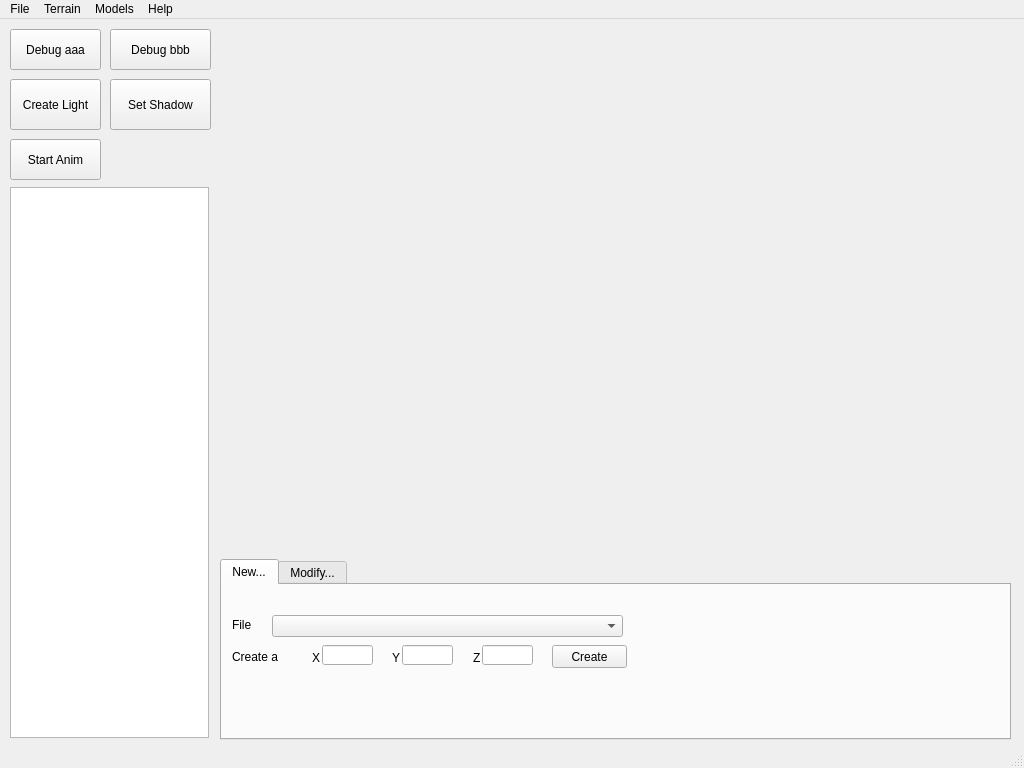
<?xml version="1.0" encoding="UTF-8"?>
<ui version="4.0">
 <class>MainWindow</class>
 <widget class="QMainWindow" name="MainWindow">
  <property name="geometry">
   <rect>
    <x>0</x>
    <y>0</y>
    <width>1024</width>
    <height>768</height>
   </rect>
  </property>
  <property name="minimumSize">
   <size>
    <width>1024</width>
    <height>768</height>
   </size>
  </property>
  <property name="maximumSize">
   <size>
    <width>1024</width>
    <height>768</height>
   </size>
  </property>
  <property name="windowTitle">
   <string>Level Generator</string>
  </property>
  <widget class="QWidget" name="centralwidget">
   <widget class="QWidget" name="horizontalLayoutWidget_2">
    <property name="geometry">
     <rect>
      <x>219</x>
      <y>9</y>
      <width>791</width>
      <height>521</height>
     </rect>
    </property>
    <layout class="QHBoxLayout" name="horizontalLayout_2"/>
   </widget>
   <widget class="QWidget" name="horizontalLayoutWidget_3">
    <property name="geometry">
     <rect>
      <x>220</x>
      <y>540</y>
      <width>791</width>
      <height>181</height>
     </rect>
    </property>
    <layout class="QHBoxLayout" name="horizontalLayout_3">
     <item>
      <widget class="QTabWidget" name="tabWidget">
       <property name="currentIndex">
        <number>0</number>
       </property>
       <widget class="QWidget" name="tab">
        <attribute name="title">
         <string>New...</string>
        </attribute>
        <widget class="QLabel" name="label_5">
         <property name="geometry">
          <rect>
           <x>10</x>
           <y>33</y>
           <width>46</width>
           <height>13</height>
          </rect>
         </property>
         <property name="text">
          <string>File</string>
         </property>
        </widget>
        <widget class="QLineEdit" name="lineEdit_12">
         <property name="geometry">
          <rect>
           <x>260</x>
           <y>60</y>
           <width>51</width>
           <height>20</height>
          </rect>
         </property>
        </widget>
        <widget class="QLineEdit" name="lineEdit_13">
         <property name="geometry">
          <rect>
           <x>180</x>
           <y>60</y>
           <width>51</width>
           <height>20</height>
          </rect>
         </property>
        </widget>
        <widget class="QLineEdit" name="lineEdit_14">
         <property name="geometry">
          <rect>
           <x>100</x>
           <y>60</y>
           <width>51</width>
           <height>20</height>
          </rect>
         </property>
         <property name="inputMask">
          <string>#####; </string>
         </property>
         <property name="text">
          <string/>
         </property>
         <property name="echoMode">
          <enum>QLineEdit::Normal</enum>
         </property>
        </widget>
        <widget class="QLabel" name="label_8">
         <property name="geometry">
          <rect>
           <x>10</x>
           <y>65</y>
           <width>46</width>
           <height>13</height>
          </rect>
         </property>
         <property name="text">
          <string>Create at</string>
         </property>
        </widget>
        <widget class="QLabel" name="label_9">
         <property name="geometry">
          <rect>
           <x>90</x>
           <y>65</y>
           <width>21</width>
           <height>16</height>
          </rect>
         </property>
         <property name="text">
          <string>X</string>
         </property>
        </widget>
        <widget class="QLabel" name="label_10">
         <property name="geometry">
          <rect>
           <x>170</x>
           <y>65</y>
           <width>21</width>
           <height>16</height>
          </rect>
         </property>
         <property name="text">
          <string>Y</string>
         </property>
        </widget>
        <widget class="QLabel" name="label_11">
         <property name="geometry">
          <rect>
           <x>251</x>
           <y>65</y>
           <width>21</width>
           <height>16</height>
          </rect>
         </property>
         <property name="text">
          <string>Z</string>
         </property>
        </widget>
        <widget class="QPushButton" name="pushButton_22">
         <property name="geometry">
          <rect>
           <x>330</x>
           <y>60</y>
           <width>75</width>
           <height>23</height>
          </rect>
         </property>
         <property name="text">
          <string>Create</string>
         </property>
        </widget>
        <widget class="QComboBox" name="comboBox">
         <property name="geometry">
          <rect>
           <x>50</x>
           <y>30</y>
           <width>351</width>
           <height>22</height>
          </rect>
         </property>
        </widget>
       </widget>
       <widget class="QWidget" name="tab_2">
        <attribute name="title">
         <string>Modify...</string>
        </attribute>
        <widget class="QPushButton" name="pushButton">
         <property name="geometry">
          <rect>
           <x>35</x>
           <y>35</y>
           <width>21</width>
           <height>23</height>
          </rect>
         </property>
         <property name="font">
          <font>
           <weight>50</weight>
           <bold>false</bold>
           <stylestrategy>PreferAntialias</stylestrategy>
          </font>
         </property>
         <property name="text">
          <string>&lt;</string>
         </property>
        </widget>
        <widget class="QLineEdit" name="lineEdit">
         <property name="geometry">
          <rect>
           <x>60</x>
           <y>35</y>
           <width>51</width>
           <height>20</height>
          </rect>
         </property>
        </widget>
        <widget class="QPushButton" name="pushButton_2">
         <property name="geometry">
          <rect>
           <x>115</x>
           <y>35</y>
           <width>21</width>
           <height>23</height>
          </rect>
         </property>
         <property name="font">
          <font>
           <weight>50</weight>
           <bold>false</bold>
           <stylestrategy>PreferAntialias</stylestrategy>
          </font>
         </property>
         <property name="text">
          <string>&gt;</string>
         </property>
        </widget>
        <widget class="QLabel" name="label">
         <property name="geometry">
          <rect>
           <x>35</x>
           <y>20</y>
           <width>46</width>
           <height>13</height>
          </rect>
         </property>
         <property name="text">
          <string>Scale</string>
         </property>
        </widget>
        <widget class="QPushButton" name="pushButton_5">
         <property name="geometry">
          <rect>
           <x>115</x>
           <y>65</y>
           <width>21</width>
           <height>23</height>
          </rect>
         </property>
         <property name="font">
          <font>
           <weight>50</weight>
           <bold>false</bold>
           <stylestrategy>PreferAntialias</stylestrategy>
          </font>
         </property>
         <property name="text">
          <string>&gt;</string>
         </property>
        </widget>
        <widget class="QPushButton" name="pushButton_6">
         <property name="geometry">
          <rect>
           <x>35</x>
           <y>65</y>
           <width>21</width>
           <height>23</height>
          </rect>
         </property>
         <property name="font">
          <font>
           <weight>50</weight>
           <bold>false</bold>
           <stylestrategy>PreferAntialias</stylestrategy>
          </font>
         </property>
         <property name="text">
          <string>&lt;</string>
         </property>
        </widget>
        <widget class="QLineEdit" name="lineEdit_3">
         <property name="geometry">
          <rect>
           <x>60</x>
           <y>65</y>
           <width>51</width>
           <height>20</height>
          </rect>
         </property>
        </widget>
        <widget class="QPushButton" name="pushButton_9">
         <property name="geometry">
          <rect>
           <x>115</x>
           <y>95</y>
           <width>21</width>
           <height>23</height>
          </rect>
         </property>
         <property name="font">
          <font>
           <weight>50</weight>
           <bold>false</bold>
           <stylestrategy>PreferAntialias</stylestrategy>
          </font>
         </property>
         <property name="text">
          <string>&gt;</string>
         </property>
        </widget>
        <widget class="QPushButton" name="pushButton_10">
         <property name="geometry">
          <rect>
           <x>35</x>
           <y>95</y>
           <width>21</width>
           <height>23</height>
          </rect>
         </property>
         <property name="font">
          <font>
           <weight>50</weight>
           <bold>false</bold>
           <stylestrategy>PreferAntialias</stylestrategy>
          </font>
         </property>
         <property name="text">
          <string>&lt;</string>
         </property>
        </widget>
        <widget class="QLineEdit" name="lineEdit_5">
         <property name="geometry">
          <rect>
           <x>60</x>
           <y>95</y>
           <width>51</width>
           <height>20</height>
          </rect>
         </property>
        </widget>
        <widget class="QLabel" name="label_3">
         <property name="geometry">
          <rect>
           <x>155</x>
           <y>20</y>
           <width>46</width>
           <height>13</height>
          </rect>
         </property>
         <property name="text">
          <string>Rotation</string>
         </property>
        </widget>
        <widget class="QPushButton" name="pushButton_7">
         <property name="geometry">
          <rect>
           <x>155</x>
           <y>65</y>
           <width>21</width>
           <height>23</height>
          </rect>
         </property>
         <property name="font">
          <font>
           <weight>50</weight>
           <bold>false</bold>
           <stylestrategy>PreferAntialias</stylestrategy>
          </font>
         </property>
         <property name="text">
          <string>&lt;</string>
         </property>
        </widget>
        <widget class="QPushButton" name="pushButton_11">
         <property name="geometry">
          <rect>
           <x>235</x>
           <y>95</y>
           <width>21</width>
           <height>23</height>
          </rect>
         </property>
         <property name="font">
          <font>
           <weight>50</weight>
           <bold>false</bold>
           <stylestrategy>PreferAntialias</stylestrategy>
          </font>
         </property>
         <property name="text">
          <string>&gt;</string>
         </property>
        </widget>
        <widget class="QPushButton" name="pushButton_8">
         <property name="geometry">
          <rect>
           <x>235</x>
           <y>35</y>
           <width>21</width>
           <height>23</height>
          </rect>
         </property>
         <property name="font">
          <font>
           <weight>50</weight>
           <bold>false</bold>
           <stylestrategy>PreferAntialias</stylestrategy>
          </font>
         </property>
         <property name="text">
          <string>&gt;</string>
         </property>
        </widget>
        <widget class="QLineEdit" name="lineEdit_6">
         <property name="geometry">
          <rect>
           <x>180</x>
           <y>95</y>
           <width>51</width>
           <height>20</height>
          </rect>
         </property>
        </widget>
        <widget class="QLineEdit" name="lineEdit_4">
         <property name="geometry">
          <rect>
           <x>180</x>
           <y>65</y>
           <width>51</width>
           <height>20</height>
          </rect>
         </property>
        </widget>
        <widget class="QPushButton" name="pushButton_12">
         <property name="geometry">
          <rect>
           <x>235</x>
           <y>65</y>
           <width>21</width>
           <height>23</height>
          </rect>
         </property>
         <property name="font">
          <font>
           <weight>50</weight>
           <bold>false</bold>
           <stylestrategy>PreferAntialias</stylestrategy>
          </font>
         </property>
         <property name="text">
          <string>&gt;</string>
         </property>
        </widget>
        <widget class="QPushButton" name="pushButton_13">
         <property name="geometry">
          <rect>
           <x>155</x>
           <y>95</y>
           <width>21</width>
           <height>23</height>
          </rect>
         </property>
         <property name="font">
          <font>
           <weight>50</weight>
           <bold>false</bold>
           <stylestrategy>PreferAntialias</stylestrategy>
          </font>
         </property>
         <property name="text">
          <string>&lt;</string>
         </property>
        </widget>
        <widget class="QPushButton" name="pushButton_14">
         <property name="geometry">
          <rect>
           <x>155</x>
           <y>35</y>
           <width>21</width>
           <height>23</height>
          </rect>
         </property>
         <property name="font">
          <font>
           <weight>50</weight>
           <bold>false</bold>
           <stylestrategy>PreferAntialias</stylestrategy>
          </font>
         </property>
         <property name="text">
          <string>&lt;</string>
         </property>
        </widget>
        <widget class="QLineEdit" name="lineEdit_7">
         <property name="geometry">
          <rect>
           <x>180</x>
           <y>35</y>
           <width>51</width>
           <height>20</height>
          </rect>
         </property>
        </widget>
        <widget class="QLabel" name="label_4">
         <property name="geometry">
          <rect>
           <x>275</x>
           <y>20</y>
           <width>46</width>
           <height>13</height>
          </rect>
         </property>
         <property name="text">
          <string>Traslation</string>
         </property>
        </widget>
        <widget class="QPushButton" name="pushButton_15">
         <property name="geometry">
          <rect>
           <x>275</x>
           <y>65</y>
           <width>21</width>
           <height>23</height>
          </rect>
         </property>
         <property name="font">
          <font>
           <weight>50</weight>
           <bold>false</bold>
           <stylestrategy>PreferAntialias</stylestrategy>
          </font>
         </property>
         <property name="text">
          <string>&lt;</string>
         </property>
        </widget>
        <widget class="QPushButton" name="pushButton_16">
         <property name="geometry">
          <rect>
           <x>355</x>
           <y>95</y>
           <width>21</width>
           <height>23</height>
          </rect>
         </property>
         <property name="font">
          <font>
           <weight>50</weight>
           <bold>false</bold>
           <stylestrategy>PreferAntialias</stylestrategy>
          </font>
         </property>
         <property name="text">
          <string>&gt;</string>
         </property>
        </widget>
        <widget class="QPushButton" name="pushButton_17">
         <property name="geometry">
          <rect>
           <x>355</x>
           <y>35</y>
           <width>21</width>
           <height>23</height>
          </rect>
         </property>
         <property name="font">
          <font>
           <weight>50</weight>
           <bold>false</bold>
           <stylestrategy>PreferAntialias</stylestrategy>
          </font>
         </property>
         <property name="text">
          <string>&gt;</string>
         </property>
        </widget>
        <widget class="QLineEdit" name="lineEdit_8">
         <property name="geometry">
          <rect>
           <x>300</x>
           <y>95</y>
           <width>51</width>
           <height>20</height>
          </rect>
         </property>
        </widget>
        <widget class="QLineEdit" name="lineEdit_9">
         <property name="geometry">
          <rect>
           <x>300</x>
           <y>65</y>
           <width>51</width>
           <height>20</height>
          </rect>
         </property>
        </widget>
        <widget class="QPushButton" name="pushButton_18">
         <property name="geometry">
          <rect>
           <x>355</x>
           <y>65</y>
           <width>21</width>
           <height>23</height>
          </rect>
         </property>
         <property name="font">
          <font>
           <weight>50</weight>
           <bold>false</bold>
           <stylestrategy>PreferAntialias</stylestrategy>
          </font>
         </property>
         <property name="text">
          <string>&gt;</string>
         </property>
        </widget>
        <widget class="QPushButton" name="pushButton_19">
         <property name="geometry">
          <rect>
           <x>275</x>
           <y>95</y>
           <width>21</width>
           <height>23</height>
          </rect>
         </property>
         <property name="font">
          <font>
           <weight>50</weight>
           <bold>false</bold>
           <stylestrategy>PreferAntialias</stylestrategy>
          </font>
         </property>
         <property name="text">
          <string>&lt;</string>
         </property>
        </widget>
        <widget class="QPushButton" name="pushButton_20">
         <property name="geometry">
          <rect>
           <x>275</x>
           <y>35</y>
           <width>21</width>
           <height>23</height>
          </rect>
         </property>
         <property name="font">
          <font>
           <weight>50</weight>
           <bold>false</bold>
           <stylestrategy>PreferAntialias</stylestrategy>
          </font>
         </property>
         <property name="text">
          <string>&lt;</string>
         </property>
        </widget>
        <widget class="QLineEdit" name="lineEdit_10">
         <property name="geometry">
          <rect>
           <x>300</x>
           <y>35</y>
           <width>51</width>
           <height>20</height>
          </rect>
         </property>
        </widget>
        <widget class="QLabel" name="label_6">
         <property name="geometry">
          <rect>
           <x>430</x>
           <y>55</y>
           <width>101</width>
           <height>16</height>
          </rect>
         </property>
         <property name="text">
          <string>Current Position</string>
         </property>
        </widget>
        <widget class="QLabel" name="label_7">
         <property name="geometry">
          <rect>
           <x>430</x>
           <y>70</y>
           <width>101</width>
           <height>16</height>
          </rect>
         </property>
         <property name="text">
          <string>[x = 0; y = 0; z = 0]</string>
         </property>
        </widget>
       </widget>
      </widget>
     </item>
    </layout>
   </widget>
   <widget class="QPushButton" name="aaa">
    <property name="geometry">
     <rect>
      <x>10</x>
      <y>10</y>
      <width>91</width>
      <height>41</height>
     </rect>
    </property>
    <property name="text">
     <string>Debug aaa</string>
    </property>
   </widget>
   <widget class="QPushButton" name="aaa_2">
    <property name="enabled">
     <bool>true</bool>
    </property>
    <property name="geometry">
     <rect>
      <x>110</x>
      <y>10</y>
      <width>101</width>
      <height>41</height>
     </rect>
    </property>
    <property name="text">
     <string>Debug bbb</string>
    </property>
   </widget>
   <widget class="QPushButton" name="pushButtonCreateLight">
    <property name="geometry">
     <rect>
      <x>10</x>
      <y>60</y>
      <width>91</width>
      <height>51</height>
     </rect>
    </property>
    <property name="text">
     <string>Create Light</string>
    </property>
   </widget>
   <widget class="QPushButton" name="pushButtonSetShadow">
    <property name="geometry">
     <rect>
      <x>110</x>
      <y>60</y>
      <width>101</width>
      <height>51</height>
     </rect>
    </property>
    <property name="text">
     <string>Set Shadow</string>
    </property>
   </widget>
   <widget class="QPushButton" name="pushButtonStartAnim">
    <property name="geometry">
     <rect>
      <x>10</x>
      <y>120</y>
      <width>91</width>
      <height>41</height>
     </rect>
    </property>
    <property name="text">
     <string>Start Anim</string>
    </property>
   </widget>
   <widget class="QListWidget" name="listWidget">
    <property name="geometry">
     <rect>
      <x>10</x>
      <y>168</y>
      <width>199</width>
      <height>551</height>
     </rect>
    </property>
   </widget>
  </widget>
  <widget class="QMenuBar" name="menubar">
   <property name="geometry">
    <rect>
     <x>0</x>
     <y>0</y>
     <width>1024</width>
     <height>21</height>
    </rect>
   </property>
   <widget class="QMenu" name="menuFile">
    <property name="title">
     <string>File</string>
    </property>
    <addaction name="actionNew_Scene"/>
    <addaction name="actionSave_Scene"/>
    <addaction name="actionLoad_Scene"/>
    <addaction name="separator"/>
    <addaction name="actionExit"/>
   </widget>
   <widget class="QMenu" name="menuTerrain">
    <property name="title">
     <string>Terrain</string>
    </property>
    <addaction name="actionGenerate_Random"/>
    <addaction name="actionSava_as_HMap"/>
    <addaction name="separator"/>
    <addaction name="actionLoad_Texture"/>
   </widget>
   <widget class="QMenu" name="menuModels">
    <property name="title">
     <string>Models</string>
    </property>
    <addaction name="actionImport"/>
    <addaction name="actionExport"/>
   </widget>
   <widget class="QMenu" name="menuHelp">
    <property name="title">
     <string>Help</string>
    </property>
    <addaction name="actionOnline_Guide"/>
    <addaction name="actionAbout"/>
   </widget>
   <addaction name="menuFile"/>
   <addaction name="menuTerrain"/>
   <addaction name="menuModels"/>
   <addaction name="menuHelp"/>
  </widget>
  <widget class="QStatusBar" name="statusbar"/>
  <action name="actionNew_Scene">
   <property name="text">
    <string>New Scene</string>
   </property>
  </action>
  <action name="actionSave_Scene">
   <property name="text">
    <string>Save Scene</string>
   </property>
  </action>
  <action name="actionLoad_Scene">
   <property name="text">
    <string>Load Scene</string>
   </property>
  </action>
  <action name="actionExit">
   <property name="text">
    <string>Exit</string>
   </property>
  </action>
  <action name="actionGenerate_Random">
   <property name="text">
    <string>Generate Random</string>
   </property>
  </action>
  <action name="actionSava_as_HMap">
   <property name="text">
    <string>Sava as HMap</string>
   </property>
  </action>
  <action name="actionLoad_Texture">
   <property name="text">
    <string>Load Texture</string>
   </property>
  </action>
  <action name="actionImport">
   <property name="text">
    <string>Import</string>
   </property>
  </action>
  <action name="actionExport">
   <property name="text">
    <string>Export</string>
   </property>
  </action>
  <action name="actionOnline_Guide">
   <property name="text">
    <string>Online Guide</string>
   </property>
  </action>
  <action name="actionAbout">
   <property name="text">
    <string>About</string>
   </property>
  </action>
 </widget>
 <resources/>
 <connections/>
</ui>
